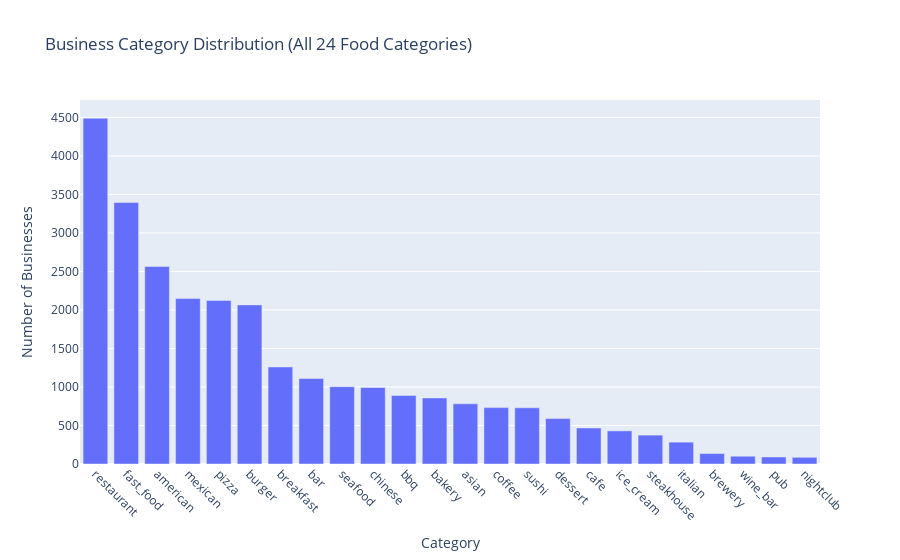

Notebook code for this chart:
### Code cell
# Category distribution
cat_dist = biz_df.group_by('category_main').agg(pl.len().alias('count')).sort('count', descending=True)
cat_dist_pd = cat_dist.to_pandas()

# Bar chart
fig = px.bar(cat_dist_pd, x='category_main', y='count',
             title='Business Category Distribution (All 24 Food Categories)',
             labels={'category_main': 'Category', 'count': 'Number of Businesses'})
fig.update_xaxes(tickangle=45)
fig.show()

# Print top 15
print("\nTop 15 Categories:")
for i, row in enumerate(cat_dist.head(15).iter_rows(), 1):
    pct = row[1] / len(biz_df) * 100
    print(f"{i:2d}. {row[0]:20s}: {row[1]:6,} ({pct:5.1f}%)")

### Figure 1 — Plotly figure (JSON) as saved in the notebook; plotly's stock layout.template omitted (floating-point values rounded to 4 significant figures)
{"data": [{"hovertemplate": "Category=%{x}<br>Number of Businesses=%{y}<extra></extra>", "legendgroup": "", "marker": {"color": "#636efa", "pattern": {"shape": ""}}, "name": "", "orientation": "v", "showlegend": false, "textposition": "auto", "type": "bar", "x": ["restaurant", "fast_food", "american", "mexican", "pizza", "burger", "breakfast", "bar", "seafood", "chinese", "bbq", "bakery", "asian", "coffee", "sushi", "dessert", "cafe", "ice_cream", "steakhouse", "italian", "brewery", "wine_bar", "pub", "nightclub"], "xaxis": "x", "y": [4490, 3396, 2564, 2148, 2124, 2066, 1260, 1110, 1004, 994, 890, 858, 782, 732, 730, 590, 468, 430, 375, 284, 136, 101, 91, 87], "yaxis": "y"}], "layout": {"barmode": "relative", "legend": {"tracegroupgap": 0}, "title": {"text": "Business Category Distribution (All 24 Food Categories)"}, "xaxis": {"anchor": "y", "domain": [0, 1], "tickangle": 45, "title": {"text": "Category"}}, "yaxis": {"anchor": "x", "domain": [0, 1], "title": {"text": "Number of Businesses"}}}}
